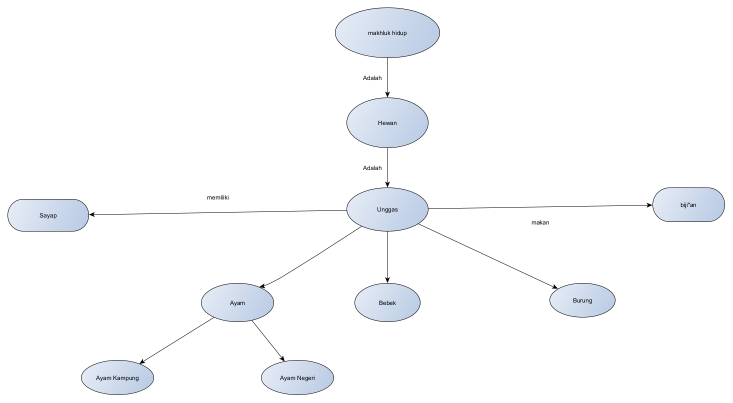
#> input picture PCD_4_no(2).png, 1465 x 805 px, given in place of kucing.jpg, which was not available (shown at 1/2 size)
$ jupyter execute PCD_1_2.ipynb   (text cells are left out)
#> lines starting #> are read from the running program, lines starting #| are printed output that depends on the picture; pictures that were not available may be replaced by others from this repository, and a replacement may not be noted
[cell 1]
from google.colab import files
uploaded = files.upload()
#> the answer given: PCD_4_no(2).png

import cv2
import matplotlib.pyplot as plt

# membaca gambar
img = cv2.imread('kucing.jpg')
#> img is the input picture: shape (805, 1465, 3); mean B, G, R 251.8, 250.4, 249.5

# cek apakah gambar terbaca
if img is None:
    print("Gambar tidak ditemukan, pastikan nama file benar")
else:
    img = cv2.cvtColor(img, cv2.COLOR_BGR2RGB)

    img512 = cv2.resize(img,(512,512))
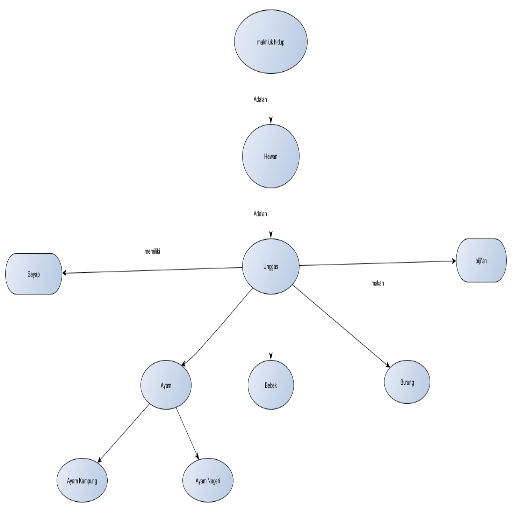
#> img512: shape (512, 512, 3); mean R, G, B 249.5, 250.5, 251.9
    img256 = cv2.resize(img,(256,256))
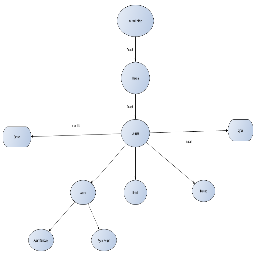
#> img256: shape (256, 256, 3); mean R, G, B 249.2, 250.2, 251.6
    img128 = cv2.resize(img,(128,128))
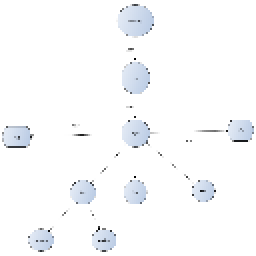
#> img128: shape (128, 128, 3) (shown 2 times larger); mean R, G, B 249.3, 250.3, 251.7
    img64 = cv2.resize(img,(64,64))
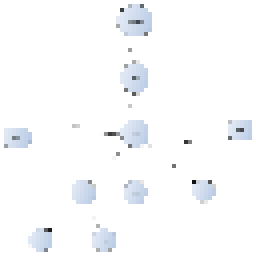
#> img64: shape (64, 64, 3) (shown 4 times larger); mean R, G, B 249.7, 250.6, 252

    plt.figure(figsize=(8,8))

    plt.subplot(2,2,1)
    plt.imshow(img512)
    plt.title("512x512")

    plt.subplot(2,2,2)
    plt.imshow(img256)
    plt.title("256x256")

    plt.subplot(2,2,3)
    plt.imshow(img128)
    plt.title("128x128")

    plt.subplot(2,2,4)
    plt.imshow(img64)
    plt.title("64x64")

    plt.show()
